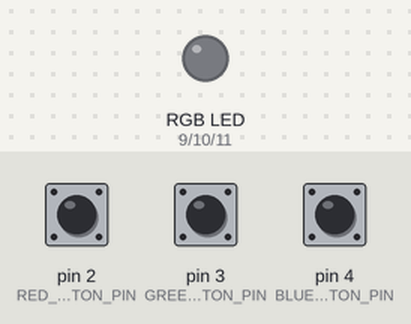
The sketch below on a simulated Arduino Uno, built with avr-gcc and run on an emulated ATmega328P. Shown: an RGB LED mixed from three pins (HIGH = lit). Inputs (shaded band) come from the test bench; at power-on: pin 2 (RED_BUTTON_PIN) HIGH, pin 3 (GREEN_BUTTON_PIN) HIGH, pin 4 (BLUE_BUTTON_PIN) HIGH.

Above: at 1.2 s.
1.3 s: pin 2 (RED_BUTTON_PIN) pulled LOW for 0.15 s
At 2.0 s:
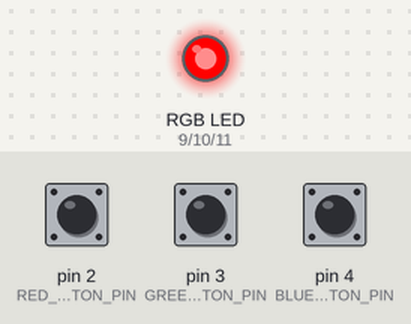
2.9 s: pin 3 (GREEN_BUTTON_PIN) pulled LOW for 0.15 s
At 3.3 s:
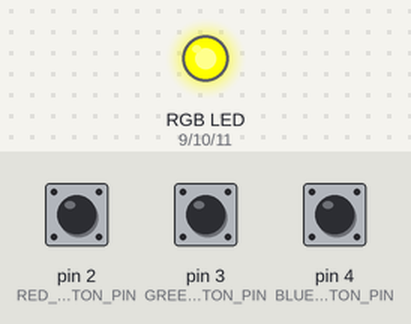
4.5 s: pin 4 (BLUE_BUTTON_PIN) pulled LOW for 0.15 s
At 5.7 s:
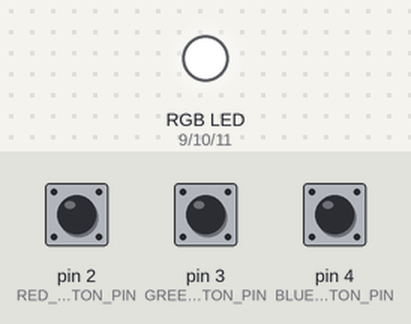
6.1 s: pin 2 (RED_BUTTON_PIN) pulled LOW for 1 s
At 7.0 s:
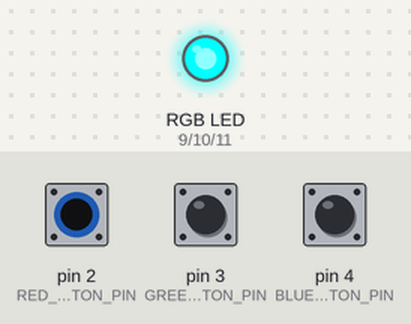
8.6 s: pin 3 (GREEN_BUTTON_PIN) pulled LOW for 1 s
At 8.9 s:
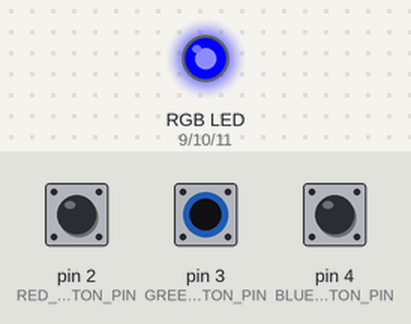
11.1 s: pin 2 (RED_BUTTON_PIN) pulled LOW for 0.15 s
At 12.1 s:
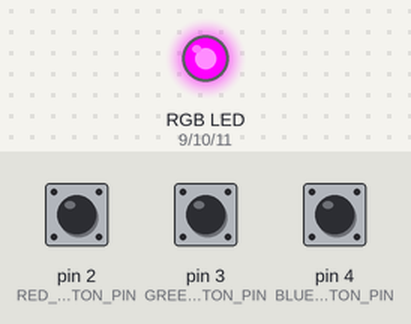
Timing chart, 0 to 13.7 s (numbered marks = the images above; inputs shaded):
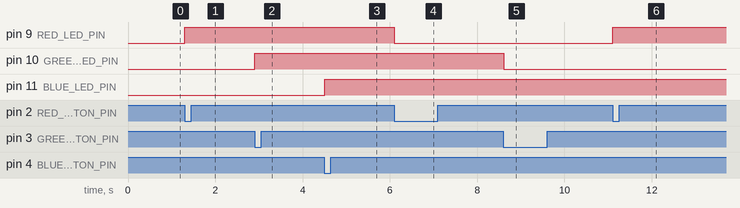

Measured:
- after the input at 1.3 s, pin 9 (RED_LED_PIN): LOW → HIGH at once
- after the input at 2.9 s, pin 10 (GREEN_LED_PIN): LOW → HIGH at once
- after the input at 4.5 s, pin 11 (BLUE_LED_PIN): LOW → HIGH at once
- after the input at 6.1 s, pin 9 (RED_LED_PIN): HIGH → LOW at once
- after the input at 8.6 s, pin 10 (GREEN_LED_PIN): HIGH → LOW at once
- after the input at 11.1 s, pin 9 (RED_LED_PIN): LOW → HIGH at once

The sketch:

27H_RGB-LED_mit_internen_Pullup-Widerst_nden.ino
```cpp
/**
 * In der Arduino IDE:
 *   - öffne den "Seriellen Monitor" (Symbol rechts oben)
 *   - Konfiguration des seriellen Monitors sollte wie folgt sein
 *     - "Kein Zeilenende"
 *     - "115200 Baud"
 *
 * Der "Reset"-Taster auf der Arduino-Platine startet das Programm neu.
 *
 * Schaltplan:
 *   .---------------------.
 *   | Arduino Uno         |
 *   | R4 Wifi             |
 *   |                   __|                          Blau
 *   |                  |4 o------------------------o |
 *   |                  |_/|                  Grün    |=|
 *   |                  |3 o---------------o |      o |
 *   |                  |_/|        Rot      |=|    |
 *   |                  |2 o------o |      o |      |
 *   |                  |_/|        |=|    |        |
 *   |                     |      o |      |        |
 *   |___   ___   ___   __ |GND   |        |        |
 *   |~11| |~10| |GND| |~9||------o--------o--------'
 *   '-o-----o-----o----o--'
 *     |     |     |    |
 *    .-.   .-.    |   .-.
 *    | |1k | |1k  |   | |1k
 *    | |   | |    |   | |
 *    '-'   '-'    |   '-'
 *     |     |     |    |
 *    Blau  Grün  GND  Rot
 *   .---------------------.
 *   |       RGB LED       |
 *   '---------------------'
 *
 * Die Beine der RGB-LED sind unterschiedlich lang. GND ist das längste.
 * Drei Taster mit drei verschiedenen Farben.
 */

const int RED_BUTTON_PIN = 2;
const int GREEN_BUTTON_PIN = 3;
const int BLUE_BUTTON_PIN = 4;

const int RED_LED_PIN = 9;
const int GREEN_LED_PIN = 10;
const int BLUE_LED_PIN = 11;

const int SERIAL_BAUD_RATE = 115200;
const int POLLING_TIME = 50;

int redButtonValue = 1;
int greenButtonValue = 1;
int blueButtonValue = 1;

int redLedState = LOW;
int greenLedState = LOW;
int blueLedState = LOW;

void setup() {
  Serial.begin(SERIAL_BAUD_RATE);
  pinMode(RED_BUTTON_PIN, INPUT_PULLUP); pinMode(RED_LED_PIN, OUTPUT);
  pinMode(GREEN_BUTTON_PIN, INPUT_PULLUP); pinMode(GREEN_LED_PIN, OUTPUT);
  pinMode(BLUE_BUTTON_PIN, INPUT_PULLUP); pinMode(BLUE_LED_PIN, OUTPUT);
}

void loop() {
  updateLedState(RED_BUTTON_PIN, redButtonValue, RED_LED_PIN, redLedState);
  updateLedState(GREEN_BUTTON_PIN, greenButtonValue, GREEN_LED_PIN, greenLedState);
  updateLedState(BLUE_BUTTON_PIN, blueButtonValue, BLUE_LED_PIN, blueLedState);
  delay(POLLING_TIME);
}

void updateLedState(int buttonPin, int& buttonOldValue, int ledPin, int& ledState) {
  int buttonNewValue = digitalRead(buttonPin);
  if (buttonOldValue == 1 && buttonNewValue == 0) {
    if (ledState == 1) digitalWrite(ledPin, LOW);
    if (ledState == 0) digitalWrite(ledPin, HIGH);
    ledState = !ledState;
  }
  buttonOldValue = buttonNewValue;
}
```
